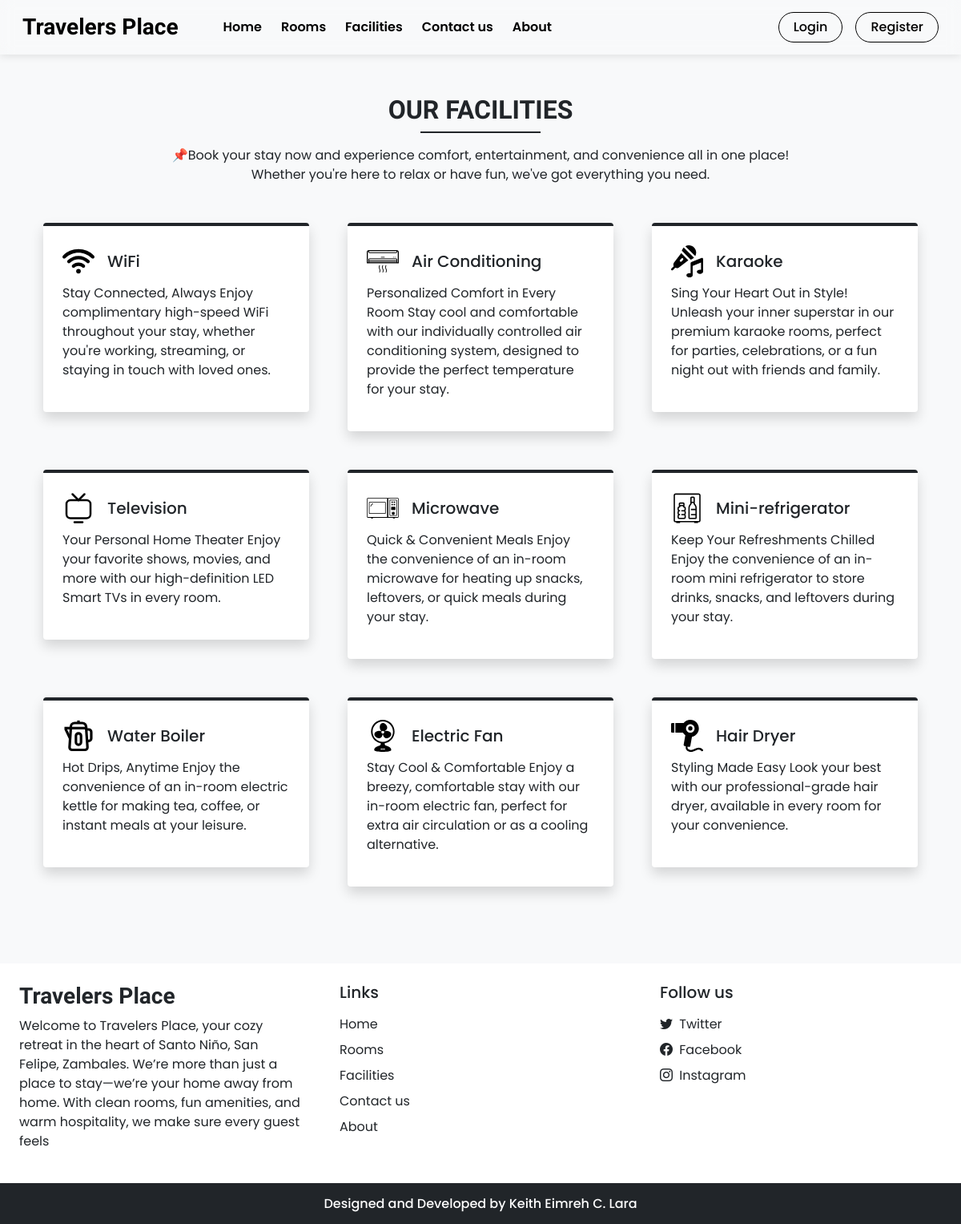
Screenshot of /facilities.php with the database file from the repository.
### tables this page shows
CREATE TABLE `settings` (
  `sr_no` int(11) NOT NULL AUTO_INCREMENT,
  `site_title` varchar(50) NOT NULL,
  `site_about` varchar(250) NOT NULL,
  `shutdown` tinyint(1) NOT NULL,
  `payment_gcash_number` varchar(100) DEFAULT NULL,
  `payment_maya_number` varchar(100) DEFAULT NULL,
  `payment_gcash_qr` varchar(255) DEFAULT NULL,
  `payment_maya_qr` varchar(255) DEFAULT NULL,
  `booking_rules` text DEFAULT NULL,
  PRIMARY KEY (`sr_no`)
);

CREATE TABLE `facilities` (
  `id` int(11) NOT NULL AUTO_INCREMENT,
  `icon` varchar(100) NOT NULL,
  `name` varchar(50) NOT NULL,
  `description` varchar(250) NOT NULL,
  PRIMARY KEY (`id`)
);

### admin/inc/db_config.php (called while the page is built, shortened)
<?php
  function selectAll($table)
  {
    $con = $GLOBALS['con'];
    $res = mysqli_query($con,"SELECT * FROM $table");
    return $res;
  }
  function select($sql,$values,$datatypes)
  {
    $con = $GLOBALS['con'];
    if($stmt = mysqli_prepare($con,$sql))
    {
      if(!empty($values)){
        mysqli_stmt_bind_param($stmt,$datatypes,...$values);
      }
      if(mysqli_stmt_execute($stmt)){
        $res = mysqli_stmt_get_result($stmt);
        return $res;
      }
      else{
        mysqli_stmt_close($stmt);
        die("Query cannot be executed - Select");
      }
    }
    else{
      die("Query cannot be prepared - Select");
    }
  }

### facilities.php (the view, shortened to what this page needs)
<!DOCTYPE html>
<html lang="en">
<head>
  <?php require('inc/links.php'); ?>
</head>
<body class="bg-light">
  <?php require('inc/header.php'); ?>
  <div class="my-5 px-4">
    <h2 class="fw-bold h-font text-center">OUR FACILITIES</h2>
    <div class="h-line bg-dark"></div>
    <p class="text-center mt-3">
    📌Book your stay now and experience comfort, entertainment, and convenience all in one place! <br>
    Whether you're here to relax or have fun, we've got everything you need.
    </p>
  </div>
  <div class="container">
    <div class="row">
      <?php
        $res = selectAll('facilities');
        $path = FACILITIES_IMG_PATH;
        while($row = mysqli_fetch_assoc($res)){
          echo<<<data
            <div class="col-lg-4 col-md-6 mb-5 px-4">
              <div class="bg-white rounded shadow p-4 border-top border-4 border-dark pop">
                <div class="d-flex align-items-center mb-2">
                  <img src="$path$row[icon]" width="40px">
                  <h5 class="m-0 ms-3">$row[name]</h5>
                </div>
                <p>$row[description]</p>
              </div>
            </div>
          data;
        }
      ?>
    </div>
  </div>
  <?php require('inc/footer.php'); ?>
</body>
</html>

### inc/header.php (shortened to what this page needs)
<nav id="nav-bar" class="navbar navbar-expand-lg navbar-dark px-lg-3 py-lg-2 fixed-top">
  <div class="container-fluid">
    <a class="navbar-brand me-5 fw-bold fs-3 h-font" href="index.php"><?php echo $settings_r['site_title'] ?></a>
    <div class="collapse navbar-collapse" id="navbarSupportedContent">
      <ul class="navbar-nav me-auto mb-2 mb-lg-0">
        <li class="nav-item">
          <a class="nav-link me-2" href="index.php">Home</a>
        </li>
        <li class="nav-item">
          <a class="nav-link me-2" href="rooms.php">Rooms</a>
        </li>
        <li class="nav-item">
          <a class="nav-link me-2" href="facilities.php">Facilities</a>
        </li>
        <li class="nav-item">
          <a class="nav-link me-2" href="contact.php">Contact us</a>
        </li>
        <li class="nav-item">
          <a class="nav-link" href="about.php">About</a>
        </li>
      </ul>
      <div class="d-flex">
        <?php
          if(isset($_SESSION['login']) && $_SESSION['login']==true)
          {
            $path = USERS_IMG_PATH;
            $support_unread_count = function_exists('getSupportTicketUnreadCountForUser')
              ? getSupportTicketUnreadCountForUser((int)$_SESSION['uId'])
              : 0;
            $support_badge = $support_unread_count > 0
              ? "<span class='badge bg-danger ms-2'>{$support_unread_count}</span>"
              : '';
            echo<<<data
              <div class="d-flex align-items-center">
                <div class="dropdown me-3">
                  <a class="position-relative text-dark" href="javascript:void(0)" role="button" id="notificationDropdown" data-bs-toggle="dropdown" aria-expanded="false">
                    <i class="bi bi-bell fs-5"></i>
                    <span id="notification-badge" class="position-absolute top-0 start-100 translate-middle badge rounded-pill bg-danger" style="display: none; font-size: 0.6rem;">
                      0
                    </span>
                  </a>
                  <ul class="dropdown-menu dropdown-menu-end" aria-labelledby="notificationDropdown">
                    <li><h6 class="dropdown-header">Notifications</h6></li>
                    <li><hr class="dropdown-divider m-0"></li>
                    <div id="notification-dropdown" style="max-height: 300px; overflow-y: auto;">
                      <div class="dropdown-item text-center text-muted py-3">Loading notifications...</div>
                    </div>
                    <li><hr class="dropdown-divider m-0"></li>
                    <li><a class="dropdown-item text-center text-primary" href="notifications.php">View All Notifications</a></li>
                  </ul>
                </div>
                <div class="btn-group">
                  <button type="button" class="btn btn-outline-dark shadow-none dropdown-toggle" data-bs-toggle="dropdown" data-bs-display="static" aria-expanded="false">
                    <img src="$path$_SESSION[uPic]" style="width: 25px; height: 25px;" class="me-1 rounded-circle">
                    $_SESSION[uName]
                  </button>
                <ul class="dropdown-menu dropdown-menu-lg-end">
                  <li><a class="dropdown-item" href="profile.php">Profile</a></li>
                  <li><a class="dropdown-item" href="bookings.php">Bookings</a></li>
                  <li><a class="dropdown-item d-flex justify-content-between align-items-center" href="support.php"><span>Support</span>{$support_badge}</a></li>
                  <li><a class="dropdown-item" href="notifications.php">Notifications <span id="notification-badge-menu" class="badge bg-danger ms-2" style="display:none;">0</span></a></li>
                  <li><a class="dropdown-item" id="logout-link" href="logout.php">Logout</a></li>
                </ul>
              </div>
            data;
          }
          else
          {
            echo<<<data
              <button type="button" class="btn btn-auth shadow-none me-lg-3 me-2" data-bs-toggle="modal" data-bs-target="#loginModal">
                Login
              </button>
              <button type="button" class="btn btn-auth shadow-none" data-bs-toggle="modal" data-bs-target="#registerModal">
                Register
              </button>
            data;
          }
        ?>
      </div>
    </div>
  </div>
</nav>

### inc/footer.php (shortened to what this page needs)
<footer>
<div class="container-fluid bg-white mt-5">
  <div class="row">
    <div class="col-lg-4 p-4">
      <h3 class="h-font fw-bold fs-3 mb-2"><?php echo $settings_r['site_title'] ?></h3>
      <p>
        <?php echo $settings_r['site_about'] ?>
      </p>
    </div>
    <div class="col-lg-4 p-4">
      <h5 class="mb-3">Links</h5>
      <a href="index.php" class="d-inline-block mb-2 text-dark text-decoration-none">Home</a> <br>
      <a href="rooms.php" class="d-inline-block mb-2 text-dark text-decoration-none">Rooms</a> <br>
      <a href="facilities.php" class="d-inline-block mb-2 text-dark text-decoration-none">Facilities</a> <br>
      <a href="contact.php" class="d-inline-block mb-2 text-dark text-decoration-none">Contact us</a> <br>
      <a href="about.php" class="d-inline-block mb-2 text-dark text-decoration-none">About</a>
    </div>
    <div class="col-lg-4 p-4">
        <h5 class="mb-3">Follow us</h5>
        <?php
          if($contact_r['tw']!=''){
            echo<<<data
              <a href="$contact_r[tw]" class="d-inline-block text-dark text-decoration-none mb-2">
                <i class="bi bi-twitter me-1"></i> Twitter
              </a><br>
            data;
          }
        ?>
        <a href="<?php echo $contact_r['fb'] ?>" class="d-inline-block text-dark text-decoration-none mb-2">
          <i class="bi bi-facebook me-1"></i> Facebook
        </a><br>
        <a href="<?php echo $contact_r['insta'] ?>" class="d-inline-block text-dark text-decoration-none">
          <i class="bi bi-instagram me-1"></i> Instagram
        </a><br>
    </div>
  </div>
</div>
<h6 class="text-center bg-dark text-white p-3 m-0">Designed and Developed by Keith Eimreh C. Lara</h6>
</footer>

### css/common.css (style rules this page uses)
:root { --teal: #2ec1ac; --teal_hover: #279e8c; }
* { font-family: 'Poppins', sans-serif; }
.h-font { font-family: 'Merienda', cursive; }
.h-line { width: 150px; margin: 0 auto; height: 1.7px; }
#nav-bar { transition: all 0.3s ease; backdrop-filter: blur(8px); -webkit-backdrop-filter: blur(8px); }
body { padding-top: 70px; }
.navbar-light-mode { background: rgba(255, 255, 255, 0) !important; backdrop-filter: blur(10px); -webkit-backdrop-filter: blur(10px); box-shadow: 0 2px 10px rgba(0, 0, 0, 0.1); }
.navbar-light-mode .nav-link, .navbar-light-mode .navbar-brand, #nav-bar.navbar-light-mode .nav-link, #nav-bar.navbar-light-mode .navbar-brand { color: #000 !important; font-weight: 600 !important; text-shadow: none; }
.btn-auth { border-radius: 50px; padding: 6px 18px; font-weight: 500; background: transparent; transition: all 0.3s ease; }
.navbar-light-mode .btn-auth, #nav-bar.navbar-light-mode .btn-auth { border: 1px solid #000; color: #000; box-shadow: 0 0 10px rgba(0, 0, 0, 0.1); }

### rows the page displays
settings: site_title "Travelers Place", site_about "Welcome to Travelers Place, your cozy retreat in the heart of Santo Niño, San Felipe, Zambales. We’re more than just a place to stay—we’re your home away from home. With clean rooms, fun amenities, and warm hospitality, we make sure every guest feels"
facilities: icon (picture), name "WiFi", description "Stay Connected, Always Enjoy complimentary high-speed WiFi throughout your stay, whether you're working, streaming, or staying in touch with loved ones."
facilities: icon (picture), name "Air Conditioning", description "Personalized Comfort in Every Room Stay cool and comfortable with our individually controlled air conditioning system, designed to provide the perfect temperature for your stay."
facilities: icon (picture), name "Karaoke", description "Sing Your Heart Out in Style! Unleash your inner superstar in our premium karaoke rooms, perfect for parties, celebrations, or a fun night out with friends and family."
facilities: icon (picture), name "Television", description "Your Personal Home Theater Enjoy your favorite shows, movies, and more with our high-definition LED Smart TVs in every room."
facilities: icon (picture), name "Microwave", description "Quick & Convenient Meals Enjoy the convenience of an in-room microwave for heating up snacks, leftovers, or quick meals during your stay."
facilities: icon (picture), name "Mini-refrigerator", description "Keep Your Refreshments Chilled Enjoy the convenience of an in-room mini refrigerator to store drinks, snacks, and leftovers during your stay."
facilities: icon (picture), name "Water Boiler", description "Hot Drips, Anytime Enjoy the convenience of an in-room electric kettle for making tea, coffee, or instant meals at your leisure."
facilities: icon (picture), name "Electric Fan", description "Stay Cool & Comfortable Enjoy a breezy, comfortable stay with our in-room electric fan, perfect for extra air circulation or as a cooling alternative."
facilities: icon (picture), name "Hair Dryer", description "Styling Made Easy Look your best with our professional-grade hair dryer, available in every room for your convenience."
